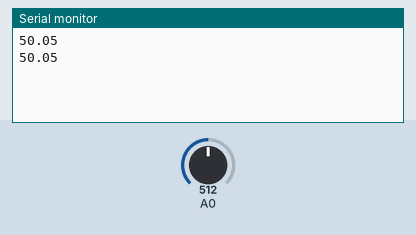
The sketch below on a simulated Arduino Uno, built with avr-gcc and run on an emulated ATmega328P. Shown: the last lines printed to the serial monitor. The test bench sets the inputs (shaded band); at power-on: A0 = 512.

Above: at 3.8 s.
3.9 s: A0 set to 716
At 6.4 s:
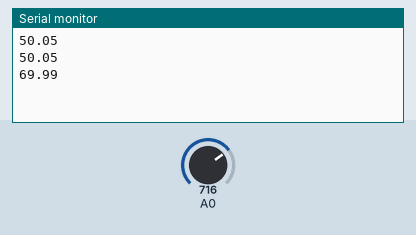
7.8 s: A0 set to 900
At 9.9 s:
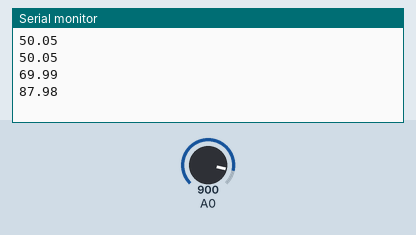
Timing chart, 0 to 11.4 s (numbered marks = the images above; inputs shaded):
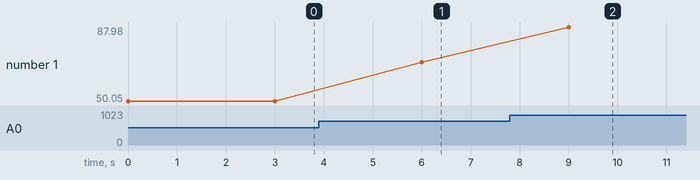

The sketch:

line-detection-p1.ino
```cpp
void setup() {
  Serial.begin(9600);

}

void loop() {
  int sensorValue = analogRead(A0);

  float voltage = sensorValue * (100.0 / 1023.0);

  Serial.println(voltage);

  delay(3000);
}
```

Measured:
- after the input at 3.9 s, the serial monitor: prints a new line after 2.1 s (image 1)
- after the input at 7.8 s, the serial monitor: prints a new line after 1.2 s (image 2)
- plotted number 1: 50.05 → 69.99 after the input at 3.9 s, 69.99 → 87.98 after the input at 7.8 s
